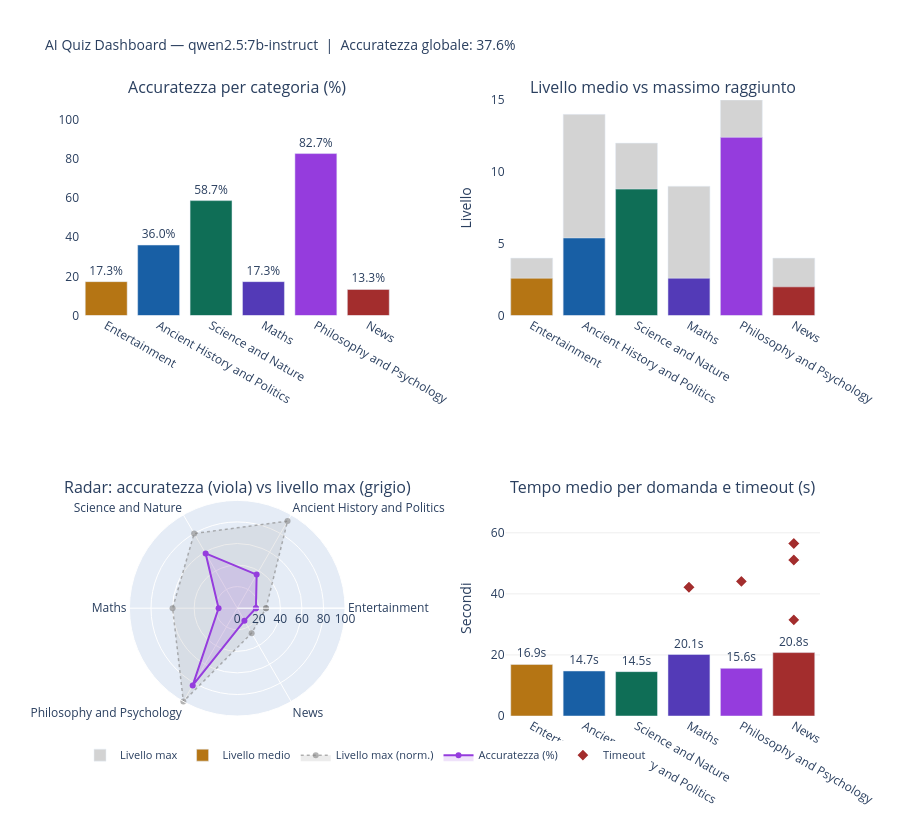

Notebook code for this chart:
### Markdown cell above
# Run Overview

### Code cell
# %% [markdown]
# # AI Quiz Competition Dashboard
# Modello: `qwen2.5:7b-instruct` — multi-agent (orchestrator + math + knowledge)

# %% — Installazione dipendenze (eseguire solo la prima volta)
# !pip install plotly pandas

# %% — Import e dati
import json, glob, os
import pandas as pd
import plotly.graph_objects as go
import plotly.express as px
from plotly.subplots import make_subplots

JSON_DIR = "../log/fullrun_202605311451_qwen2_5_7b-instruct"

run_info_path = os.path.join(JSON_DIR, ".run_info.json")
with open(run_info_path) as f:
    run_info = json.load(f)

comp_files = sorted(glob.glob(os.path.join(JSON_DIR, "comp_*.json")))
competitions_raw = []
for fp in comp_files:
    with open(fp, "r", encoding="utf-8") as f:
        competitions_raw.append(json.load(f))

# %% — DataFrame competizioni
comp_rows = []
for cr in competitions_raw:
    s = cr["summary"]
    comp_rows.append({
        "id":         cr["competition_id"],
        "name":       cr["competition_name"],
        "accuracy":   round(s["accuracy"] * 100, 2),
        "avg_level":  s["avg_level"],
        "max_level":  s["max_level"],
        "avg_earned": s["avg_earned"],
        "max_earned": s["max_earned"],
        "questions":  s["questions_answered"],
        "timeouts":   s["timeout_count"],
        "avg_time_q": round(s["avg_time_per_question"], 2),
    })
df_comp = pd.DataFrame(comp_rows)

# %% — DataFrame tentativi
attempt_rows = []
for cr in competitions_raw:
    for att in cr["attempts"]:
        attempt_rows.append({
            "comp_id":   cr["competition_id"],
            "comp_name": cr["competition_name"],
            "attempt":   att["attempt"],
            "earned":    att["earned"],
            "level":     att["final_level"],
        })
df_att = pd.DataFrame(attempt_rows)

# %% — DataFrame domande
q_rows = []
for cr in competitions_raw:
    for att in cr["attempts"]:
        for q in att["questions"]:
            q_rows.append({
                "comp_id":   cr["competition_id"],
                "comp_name": cr["competition_name"],
                "attempt":   att["attempt"],
                "level":     q["level"],
                "correct":   q.get("correct"),
                "timed_out": q["timed_out"],
                "time_sec":  round(q["time"], 2),
            })
df_q = pd.DataFrame(q_rows)

# %% — Palette colori
COLORS = {
    "Entertainment":                "#b57514",
    "Ancient History and Politics": "#185fa5",
    "Science and Nature":           "#0f6e56",
    "Maths":                        "#533ab7",
    "Philosophy and Psychology":    "#953cdd",
    "News":                         "#a32d2d",
}
comp_color_list = [COLORS.get(n, "#888") for n in df_comp["name"]]

# %% — Griglia 2×2: tutti e 4 i grafici principali
def close(lst): return lst + [lst[0]]

names        = df_comp["name"].tolist()
acc          = df_comp["accuracy"].tolist()
lvl_max_norm = (df_comp["max_level"] / 15 * 100).round(1).tolist()
df_timeouts  = df_q[df_q["timed_out"] == True].copy()

fig = make_subplots(
    rows=2, cols=2,
    specs=[
        [{"type": "xy"},    {"type": "xy"}],
        [{"type": "polar"}, {"type": "xy"}],
    ],
    subplot_titles=[
        "Accuratezza per categoria (%)",
        "Livello medio vs massimo raggiunto",
        "Radar: accuratezza (viola) vs livello max (grigio)",
        "Tempo medio per domanda e timeout (s)",
    ],
    vertical_spacing=0.30,
    horizontal_spacing=0.15,
)

# ── 1. Accuratezza — una traccia per categoria (colori distinti)
for _, row in df_comp.iterrows():
    fig.add_trace(
        go.Bar(
            x=[row["name"]], y=[row["accuracy"]],
            marker_color=COLORS.get(row["name"], "#888"),
            text=[f"{row['accuracy']:.1f}%"], textposition="outside",
            showlegend=False,
        ),
        row=1, col=1,
    )

# ── 2. Livello medio vs massimo
fig.add_trace(
    go.Bar(x=names, y=df_comp["max_level"],
           name="Livello max", marker_color="lightgray", showlegend=True),
    row=1, col=2,
)
fig.add_trace(
    go.Bar(x=names, y=df_comp["avg_level"],
           name="Livello medio", marker_color=comp_color_list, showlegend=True),
    row=1, col=2,
)

# ── 3. Radar
fig.add_trace(
    go.Scatterpolar(
        r=close(lvl_max_norm), theta=close(names),
        fill="toself", fillcolor="rgba(150,150,150,.18)",
        line=dict(color="rgba(130,130,130,.6)", width=1.5, dash="dot"),
        name="Livello max (norm.)",
    ),
    row=2, col=1,
)
fig.add_trace(
    go.Scatterpolar(
        r=close(acc), theta=close(names),
        fill="toself", fillcolor="rgba(149,60,221,.15)",
        line=dict(color="#953cdd", width=2),
        name="Accuratezza (%)",
    ),
    row=2, col=1,
)

# ── 4. Tempo medio + punti timeout
fig.add_trace(
    go.Bar(
        x=names, y=df_comp["avg_time_q"],
        name="Tempo medio (s)", marker_color=comp_color_list,
        text=df_comp["avg_time_q"].apply(lambda v: f"{v:.1f}s"),
        textposition="outside", showlegend=False,
    ),
    row=2, col=2,
)
fig.add_trace(
    go.Scatter(
        x=df_timeouts["comp_name"], y=df_timeouts["time_sec"],
        name="Timeout",
        mode="markers",
        marker=dict(symbol="diamond", size=10, color="#a32d2d",
                    line=dict(width=1.5, color="white")),
    ),
    row=2, col=2,
)

# ── Layout globale
fig.update_layout(
    height=820,
    title_text=(
        f"AI Quiz Dashboard — {run_info['model_name']}"
        f"  |  Accuratezza globale: {run_info['overall_accuracy']*100:.1f}%"
    ),
    title_font_size=14,
    plot_bgcolor="white",
    paper_bgcolor="white",
    barmode="overlay",
    legend=dict(orientation="h", y=-0.04, x=0, font_size=11),
)

# ── Assi per subplot
fig.update_yaxes(range=[0, 110], row=1, col=1)
fig.update_yaxes(range=[0, 15],  title_text="Livello", row=1, col=2)
fig.update_yaxes(
    range=[0, df_timeouts["time_sec"].max() * 1.25 if len(df_timeouts) else 40],
    title_text="Secondi", gridcolor="#eee", row=2, col=2,
)
fig.update_layout(polar=dict(radialaxis=dict(visible=True, range=[0, 100])))

fig.show()

# %% — Statistiche riepilogative
print(f"\n{'='*55}")
print(f"  Modello:             {run_info['model_name']}")
print(f"  Accuratezza globale: {run_info['overall_accuracy']*100:.2f}%")
print(f"  Competizioni:        {run_info['total_competitions']}")
print(f"  Run per categoria:   {run_info['num_runs_per_competition']}")
print(f"  Domande totali:      {df_q.shape[0]}")
print(f"  Timeout totali:      {df_q['timed_out'].sum()}")
print(f"  Tempo medio/dom.:    {df_q['time_sec'].mean():.1f}s")
print(f"{'='*55}")
print(df_comp[["name","accuracy","avg_level","avg_earned","max_earned","timeouts"]]
      .rename(columns={"name":"Categoria","accuracy":"Acc (%)","avg_level":"Lvl medio",
                       "avg_earned":"Avg €","max_earned":"Max €","timeouts":"Timeout"})
      .to_string(index=False))

### Figure 1 — Plotly figure (JSON) as saved in the notebook; plotly's stock layout.template omitted (floating-point values rounded to 4 significant figures)
{"data": [{"marker": {"color": "#b57514"}, "showlegend": false, "text": ["17.3%"], "textposition": "outside", "type": "bar", "x": ["Entertainment"], "xaxis": "x", "y": [17.33], "yaxis": "y"}, {"marker": {"color": "#185fa5"}, "showlegend": false, "text": ["36.0%"], "textposition": "outside", "type": "bar", "x": ["Ancient History and Politics"], "xaxis": "x", "y": [36], "yaxis": "y"}, {"marker": {"color": "#0f6e56"}, "showlegend": false, "text": ["58.7%"], "textposition": "outside", "type": "bar", "x": ["Science and Nature"], "xaxis": "x", "y": [58.67], "yaxis": "y"}, {"marker": {"color": "#533ab7"}, "showlegend": false, "text": ["17.3%"], "textposition": "outside", "type": "bar", "x": ["Maths"], "xaxis": "x", "y": [17.33], "yaxis": "y"}, {"marker": {"color": "#953cdd"}, "showlegend": false, "text": ["82.7%"], "textposition": "outside", "type": "bar", "x": ["Philosophy and Psychology"], "xaxis": "x", "y": [82.67], "yaxis": "y"}, {"marker": {"color": "#a32d2d"}, "showlegend": false, "text": ["13.3%"], "textposition": "outside", "type": "bar", "x": ["News"], "xaxis": "x", "y": [13.33], "yaxis": "y"}, {"marker": {"color": "lightgray"}, "name": "Livello max", "showlegend": true, "type": "bar", "x": ["Entertainment", "Ancient History and Politics", "Science and Nature", "Maths", "Philosophy and Psychology", "News"], "xaxis": "x2", "y": [4, 14, 12, 9, 15, 4], "yaxis": "y2"}, {"marker": {"color": ["#b57514", "#185fa5", "#0f6e56", "#533ab7", "#953cdd", "#a32d2d"]}, "name": "Livello medio", "showlegend": true, "type": "bar", "x": ["Entertainment", "Ancient History and Politics", "Science and Nature", "Maths", "Philosophy and Psychology", "News"], "xaxis": "x2", "y": [2.6, 5.4, 8.8, 2.6, 12.4, 2.0], "yaxis": "y2"}, {"fill": "toself", "fillcolor": "rgba(150,150,150,.18)", "line": {"color": "rgba(130,130,130,.6)", "dash": "dot", "width": 1.5}, "name": "Livello max (norm.)", "r": [26.7, 93.3, 80, 60, 100, 26.7, 26.7], "subplot": "polar", "theta": ["Entertainment", "Ancient History and Politics", "Science and Nature", "Maths", "Philosophy and Psychology", "News", "Entertainment"], "type": "scatterpolar"}, {"fill": "toself", "fillcolor": "rgba(149,60,221,.15)", "line": {"color": "#953cdd", "width": 2}, "name": "Accuratezza (%)", "r": [17.33, 36, 58.67, 17.33, 82.67, 13.33, 17.33], "subplot": "polar", "theta": ["Entertainment", "Ancient History and Politics", "Science and Nature", "Maths", "Philosophy and Psychology", "News", "Entertainment"], "type": "scatterpolar"}, {"marker": {"color": ["#b57514", "#185fa5", "#0f6e56", "#533ab7", "#953cdd", "#a32d2d"]}, "name": "Tempo medio (s)", "showlegend": false, "text": ["16.9s", "14.7s", "14.5s", "20.1s", "15.6s", "20.8s"], "textposition": "outside", "type": "bar", "x": ["Entertainment", "Ancient History and Politics", "Science and Nature", "Maths", "Philosophy and Psychology", "News"], "xaxis": "x3", "y": [16.88, 14.74, 14.53, 20.14, 15.6, 20.77], "yaxis": "y3"}, {"marker": {"color": "#a32d2d", "line": {"color": "white", "width": 1.5}, "size": 10, "symbol": "diamond"}, "mode": "markers", "name": "Timeout", "type": "scatter", "x": ["Maths", "Philosophy and Psychology", "News", "News", "News"], "xaxis": "x3", "y": [42.18, 44.09, 56.49, 31.49, 51.08], "yaxis": "y3"}], "layout": {"annotations": [{"font": {"size": 16}, "showarrow": false, "text": "Accuratezza per categoria (%)", "x": 0.2125, "xanchor": "center", "xref": "paper", "y": 1.0, "yanchor": "bottom", "yref": "paper"}, {"font": {"size": 16}, "showarrow": false, "text": "Livello medio vs massimo raggiunto", "x": 0.7875, "xanchor": "center", "xref": "paper", "y": 1.0, "yanchor": "bottom", "yref": "paper"}, {"font": {"size": 16}, "showarrow": false, "text": "Radar: accuratezza (viola) vs livello max (grigio)", "x": 0.2125, "xanchor": "center", "xref": "paper", "y": 0.35, "yanchor": "bottom", "yref": "paper"}, {"font": {"size": 16}, "showarrow": false, "text": "Tempo medio per domanda e timeout (s)", "x": 0.7875, "xanchor": "center", "xref": "paper", "y": 0.35, "yanchor": "bottom", "yref": "paper"}], "barmode": "overlay", "height": 820, "legend": {"font": {"size": 11}, "orientation": "h", "x": 0, "y": -0.04}, "paper_bgcolor": "white", "plot_bgcolor": "white", "polar": {"domain": {"x": [0, 0.425], "y": [0, 0.35]}, "radialaxis": {"range": [0, 100], "visible": true}}, "title": {"font": {"size": 14}, "text": "AI Quiz Dashboard — qwen2.5:7b-instruct  |  Accuratezza globale: 37.6%"}, "xaxis": {"anchor": "y", "domain": [0, 0.425]}, "xaxis2": {"anchor": "y2", "domain": [0.575, 1]}, "xaxis3": {"anchor": "y3", "domain": [0.575, 1]}, "yaxis": {"anchor": "x", "domain": [0.65, 1.0], "range": [0, 110]}, "yaxis2": {"anchor": "x2", "domain": [0.65, 1.0], "range": [0, 15], "title": {"text": "Livello"}}, "yaxis3": {"anchor": "x3", "domain": [0, 0.35], "gridcolor": "#eee", "range": [0, 70.61], "title": {"text": "Secondi"}}}}
